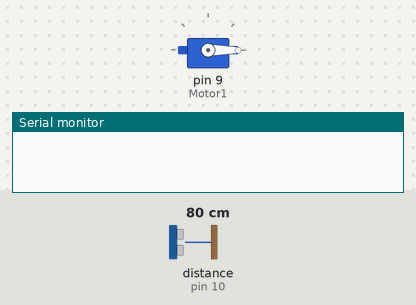
Recording of a sketch running on a simulated Arduino Uno, built with avr-gcc and run on an emulated ATmega328P. Shown: servo, the last lines printed to the serial monitor. Wiring (inferred from the names in the program): ultrasonic range finder: trigger pin 8; echo pin 10. The test bench sets the inputs (shaded band); at power-on: distance to the obstacle (sensor on pin 10) 80 cm. The echo pulse lasts 58.3 µs per cm.

Above: at 0.01 s.
1.3 s: distance to the obstacle (sensor on pin 10) set to 2 cm
At 5.8 s:
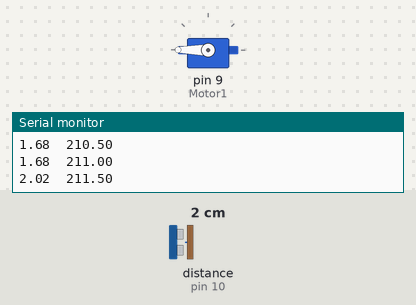
Timing chart, 0 to 7.3 s (numbered marks = the images above; inputs shaded):
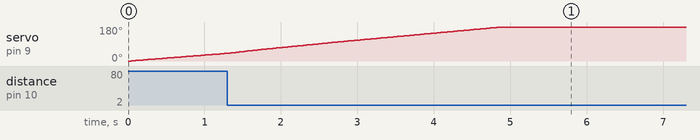

The sketch:

arduino.ino
```cpp
#include <Servo.h>
Servo Motor1;
int trigger=8,echo = 10;
float p[2];
float angle=0;
void setup() {
Motor1.attach(9);
pinMode(8,OUTPUT);
pinMode(10,INPUT);
Serial.begin(9600);
}
void loop() {
Motor1.write(angle);
delay(10);
digitalWrite(8, LOW);
  delayMicroseconds(2);
  digitalWrite(8, HIGH);
  delayMicroseconds(10);
  digitalWrite(8, LOW);
  int a = pulseIn(10,HIGH);
  float dist=(a/2)*0.0343;
  p[0] = dist;
  p[1] = angle;
  Serial.println((String)p[0] + "\t" + angle);
  angle = angle + 0.5;
}
```
